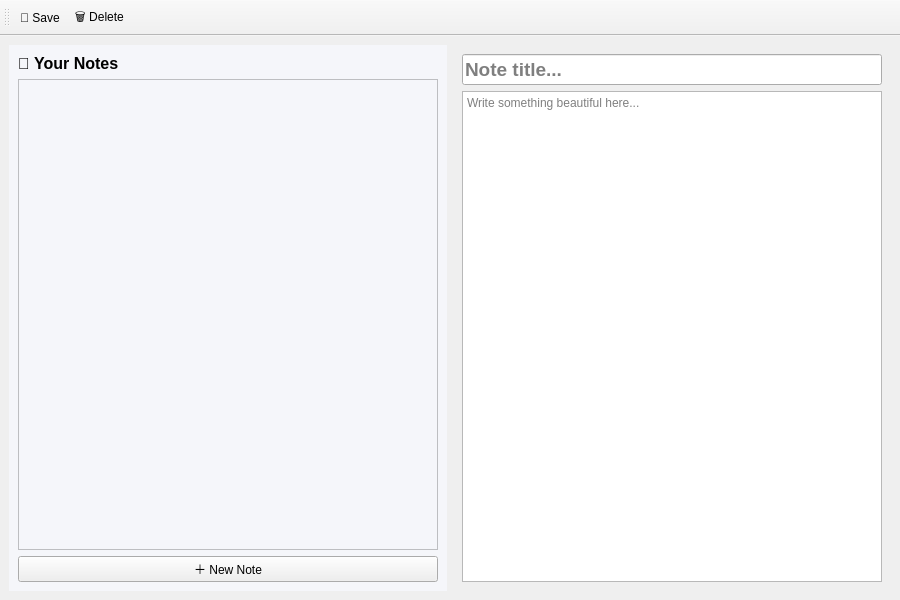
<?xml version="1.0" encoding="UTF-8"?>
<ui version="4.0">
 <class>MainWindow</class>
 <widget class="QMainWindow" name="MainWindow">
  <property name="geometry">
   <rect>
    <x>0</x>
    <y>0</y>
    <width>900</width>
    <height>600</height>
   </rect>
  </property>
  <property name="windowTitle">
   <string>Elegant Notes</string>
  </property>

  <!-- CENTRAL -->
  <widget class="QWidget" name="centralwidget">
   <layout class="QHBoxLayout" name="horizontalLayout">

    <!-- LEFT PANEL -->
    <item>
     <widget class="QFrame" name="leftPanel">
      <property name="minimumWidth">
       <number>220</number>
      </property>
      <property name="styleSheet">
       <string>
        QFrame { background-color: #f5f6fa; }
       </string>
      </property>
      <layout class="QVBoxLayout" name="verticalLayout_left">

       <item>
        <widget class="QLabel" name="labelNotes">
         <property name="text">
          <string>📒 Your Notes</string>
         </property>
         <property name="font">
          <font>
           <pointsize>12</pointsize>
           <bold>true</bold>
          </font>
         </property>
        </widget>
       </item>

       <item>
        <widget class="QListWidget" name="listNotes"/>
       </item>

       <item>
        <widget class="QPushButton" name="btnNewNote">
         <property name="text">
          <string>＋ New Note</string>
         </property>
        </widget>
       </item>

      </layout>
     </widget>
    </item>

    <!-- RIGHT PANEL -->
    <item>
     <widget class="QWidget" name="rightPanel">
      <layout class="QVBoxLayout" name="verticalLayout_right">

       <item>
        <widget class="QLineEdit" name="editTitle">
         <property name="placeholderText">
          <string>Note title...</string>
         </property>
         <property name="font">
          <font>
           <pointsize>14</pointsize>
           <bold>true</bold>
          </font>
         </property>
        </widget>
       </item>

       <item>
        <widget class="QTextEdit" name="editContent">
         <property name="placeholderText">
          <string>Write something beautiful here...</string>
         </property>
        </widget>
       </item>

      </layout>
     </widget>
    </item>

   </layout>
  </widget>

  <!-- TOOLBAR -->
  <widget class="QToolBar" name="toolBar">
   <property name="windowTitle">
    <string>Tools</string>
   </property>
   <addaction name="actionSave"/>
   <addaction name="actionDelete"/>
  </widget>

  <!-- ACTIONS -->
  <action name="actionSave">
   <property name="text">
    <string>💾 Save</string>
   </property>
  </action>

  <action name="actionDelete">
   <property name="text">
    <string>🗑 Delete</string>
   </property>
  </action>

 </widget>
 <resources/>
 <connections/>
</ui>
